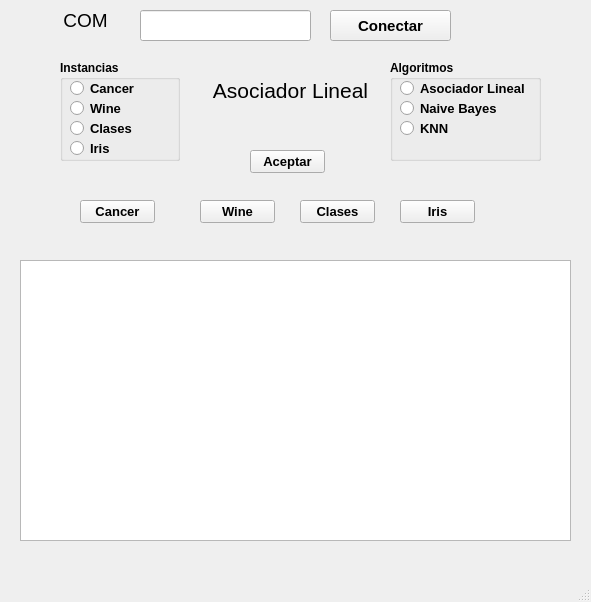
<?xml version="1.0" encoding="UTF-8"?>
<ui version="4.0">
 <class>MainWindow</class>
 <widget class="QMainWindow" name="MainWindow">
  <property name="geometry">
   <rect>
    <x>0</x>
    <y>0</y>
    <width>591</width>
    <height>602</height>
   </rect>
  </property>
  <property name="windowTitle">
   <string>MainWindow</string>
  </property>
  <widget class="QWidget" name="centralwidget">
   <widget class="QPushButton" name="btn_conectar">
    <property name="geometry">
     <rect>
      <x>330</x>
      <y>10</y>
      <width>121</width>
      <height>31</height>
     </rect>
    </property>
    <property name="font">
     <font>
      <pointsize>11</pointsize>
      <weight>75</weight>
      <bold>true</bold>
     </font>
    </property>
    <property name="text">
     <string>Conectar</string>
    </property>
   </widget>
   <widget class="QLineEdit" name="txt_com">
    <property name="geometry">
     <rect>
      <x>140</x>
      <y>10</y>
      <width>171</width>
      <height>31</height>
     </rect>
    </property>
   </widget>
   <widget class="QLabel" name="label">
    <property name="geometry">
     <rect>
      <x>60</x>
      <y>0</y>
      <width>51</width>
      <height>41</height>
     </rect>
    </property>
    <property name="font">
     <font>
      <pointsize>14</pointsize>
      <weight>50</weight>
      <bold>false</bold>
     </font>
    </property>
    <property name="text">
     <string>COM</string>
    </property>
    <property name="alignment">
     <set>Qt::AlignCenter</set>
    </property>
    <property name="wordWrap">
     <bool>false</bool>
    </property>
   </widget>
   <widget class="QPlainTextEdit" name="plainText">
    <property name="geometry">
     <rect>
      <x>20</x>
      <y>260</y>
      <width>551</width>
      <height>281</height>
     </rect>
    </property>
    <property name="readOnly">
     <bool>true</bool>
    </property>
    <property name="overwriteMode">
     <bool>true</bool>
    </property>
   </widget>
   <widget class="QLabel" name="lb_alg">
    <property name="geometry">
     <rect>
      <x>190</x>
      <y>70</y>
      <width>201</width>
      <height>41</height>
     </rect>
    </property>
    <property name="font">
     <font>
      <pointsize>16</pointsize>
     </font>
    </property>
    <property name="text">
     <string>Asociador Lineal</string>
    </property>
    <property name="alignment">
     <set>Qt::AlignCenter</set>
    </property>
   </widget>
   <widget class="QPushButton" name="btn_cancer">
    <property name="geometry">
     <rect>
      <x>80</x>
      <y>200</y>
      <width>75</width>
      <height>23</height>
     </rect>
    </property>
    <property name="font">
     <font>
      <pointsize>10</pointsize>
      <weight>75</weight>
      <bold>true</bold>
     </font>
    </property>
    <property name="text">
     <string>Cancer</string>
    </property>
   </widget>
   <widget class="QPushButton" name="btn_wine">
    <property name="geometry">
     <rect>
      <x>200</x>
      <y>200</y>
      <width>75</width>
      <height>23</height>
     </rect>
    </property>
    <property name="font">
     <font>
      <pointsize>10</pointsize>
      <weight>75</weight>
      <bold>true</bold>
     </font>
    </property>
    <property name="text">
     <string>Wine</string>
    </property>
   </widget>
   <widget class="QPushButton" name="btn_clases">
    <property name="geometry">
     <rect>
      <x>300</x>
      <y>200</y>
      <width>75</width>
      <height>23</height>
     </rect>
    </property>
    <property name="font">
     <font>
      <pointsize>10</pointsize>
      <weight>75</weight>
      <bold>true</bold>
     </font>
    </property>
    <property name="text">
     <string>Clases</string>
    </property>
   </widget>
   <widget class="QPushButton" name="btn_iris">
    <property name="geometry">
     <rect>
      <x>400</x>
      <y>200</y>
      <width>75</width>
      <height>23</height>
     </rect>
    </property>
    <property name="font">
     <font>
      <pointsize>10</pointsize>
      <weight>75</weight>
      <bold>true</bold>
     </font>
    </property>
    <property name="text">
     <string>Iris</string>
    </property>
   </widget>
   <widget class="QPushButton" name="btn_aceptar">
    <property name="geometry">
     <rect>
      <x>250</x>
      <y>150</y>
      <width>75</width>
      <height>23</height>
     </rect>
    </property>
    <property name="font">
     <font>
      <pointsize>10</pointsize>
      <weight>75</weight>
      <bold>true</bold>
     </font>
    </property>
    <property name="text">
     <string>Aceptar</string>
    </property>
   </widget>
   <widget class="QGroupBox" name="gb_algoritmo">
    <property name="geometry">
     <rect>
      <x>390</x>
      <y>60</y>
      <width>151</width>
      <height>101</height>
     </rect>
    </property>
    <property name="font">
     <font>
      <weight>75</weight>
      <bold>true</bold>
     </font>
    </property>
    <property name="title">
     <string>Algoritmos</string>
    </property>
    <widget class="QRadioButton" name="rb_AsoLin">
     <property name="geometry">
      <rect>
       <x>10</x>
       <y>20</y>
       <width>131</width>
       <height>17</height>
      </rect>
     </property>
     <property name="font">
      <font>
       <pointsize>10</pointsize>
       <weight>75</weight>
       <bold>true</bold>
      </font>
     </property>
     <property name="text">
      <string>Asociador Lineal</string>
     </property>
    </widget>
    <widget class="QRadioButton" name="rb_NaiBay">
     <property name="geometry">
      <rect>
       <x>10</x>
       <y>40</y>
       <width>101</width>
       <height>17</height>
      </rect>
     </property>
     <property name="font">
      <font>
       <pointsize>10</pointsize>
       <weight>75</weight>
       <bold>true</bold>
      </font>
     </property>
     <property name="text">
      <string>Naive Bayes</string>
     </property>
    </widget>
    <widget class="QRadioButton" name="rb_Knn">
     <property name="geometry">
      <rect>
       <x>10</x>
       <y>60</y>
       <width>82</width>
       <height>17</height>
      </rect>
     </property>
     <property name="font">
      <font>
       <pointsize>10</pointsize>
       <weight>75</weight>
       <bold>true</bold>
      </font>
     </property>
     <property name="text">
      <string>KNN</string>
     </property>
    </widget>
   </widget>
   <widget class="QGroupBox" name="gb_instancias">
    <property name="geometry">
     <rect>
      <x>60</x>
      <y>60</y>
      <width>120</width>
      <height>101</height>
     </rect>
    </property>
    <property name="font">
     <font>
      <weight>75</weight>
      <bold>true</bold>
     </font>
    </property>
    <property name="title">
     <string>Instancias</string>
    </property>
    <widget class="QRadioButton" name="rb_cancer">
     <property name="geometry">
      <rect>
       <x>10</x>
       <y>20</y>
       <width>82</width>
       <height>17</height>
      </rect>
     </property>
     <property name="font">
      <font>
       <pointsize>10</pointsize>
       <weight>75</weight>
       <bold>true</bold>
      </font>
     </property>
     <property name="text">
      <string>Cancer</string>
     </property>
    </widget>
    <widget class="QRadioButton" name="rb_wine">
     <property name="geometry">
      <rect>
       <x>10</x>
       <y>40</y>
       <width>82</width>
       <height>17</height>
      </rect>
     </property>
     <property name="font">
      <font>
       <pointsize>10</pointsize>
       <weight>75</weight>
       <bold>true</bold>
      </font>
     </property>
     <property name="text">
      <string>Wine</string>
     </property>
    </widget>
    <widget class="QRadioButton" name="rb_clases">
     <property name="geometry">
      <rect>
       <x>10</x>
       <y>60</y>
       <width>82</width>
       <height>17</height>
      </rect>
     </property>
     <property name="font">
      <font>
       <pointsize>10</pointsize>
       <weight>75</weight>
       <bold>true</bold>
      </font>
     </property>
     <property name="text">
      <string>Clases</string>
     </property>
    </widget>
    <widget class="QRadioButton" name="rb_iris">
     <property name="geometry">
      <rect>
       <x>10</x>
       <y>80</y>
       <width>82</width>
       <height>17</height>
      </rect>
     </property>
     <property name="font">
      <font>
       <pointsize>10</pointsize>
       <weight>75</weight>
       <bold>true</bold>
      </font>
     </property>
     <property name="text">
      <string>Iris</string>
     </property>
    </widget>
   </widget>
  </widget>
  <widget class="QMenuBar" name="menubar">
   <property name="geometry">
    <rect>
     <x>0</x>
     <y>0</y>
     <width>591</width>
     <height>21</height>
    </rect>
   </property>
  </widget>
  <widget class="QStatusBar" name="statusbar"/>
 </widget>
 <resources/>
 <connections/>
</ui>
